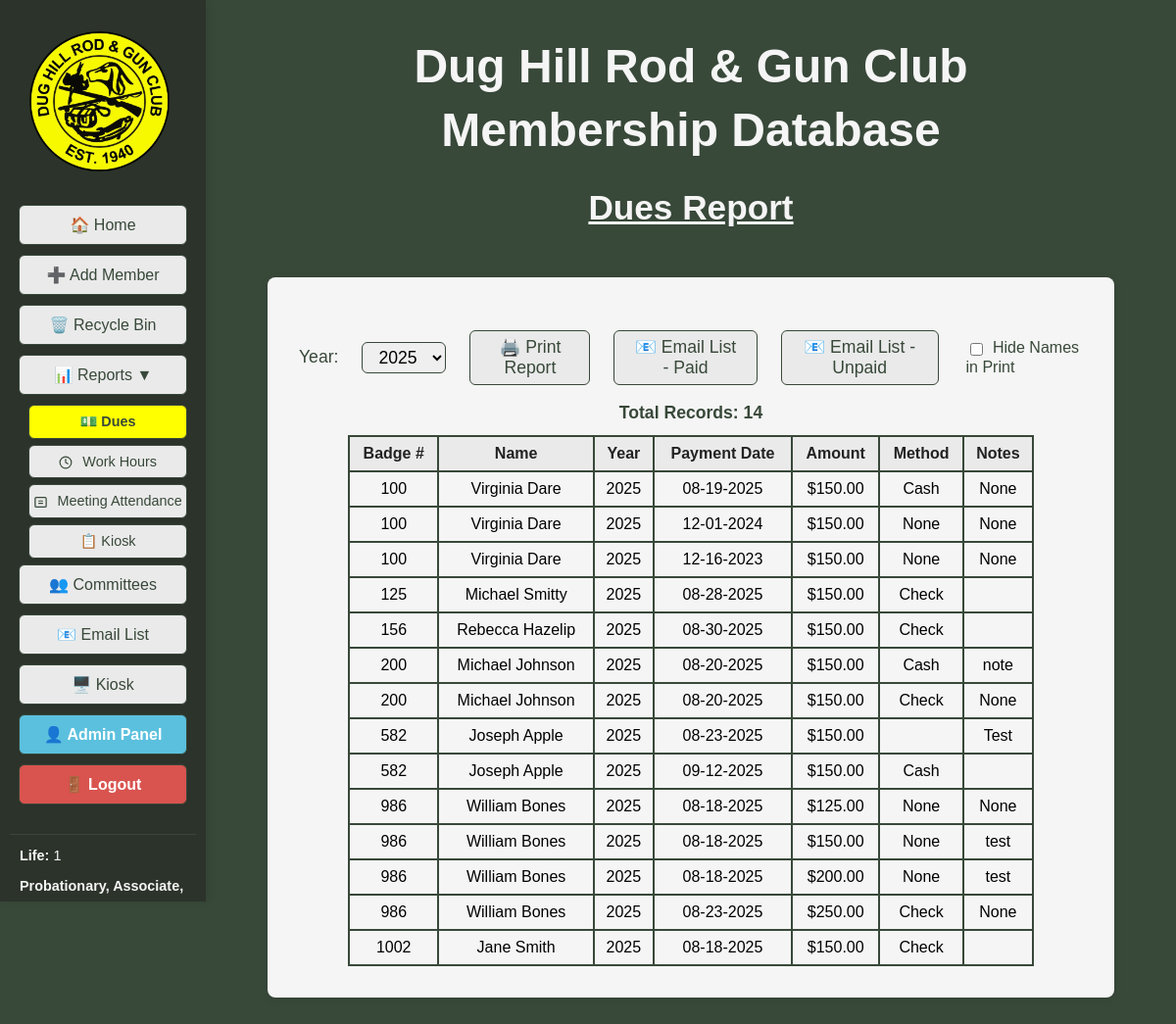
/dues_report (signed in), run on the app's committed database.
### tables this page shows
CREATE TABLE "dues" (
            id INTEGER PRIMARY KEY AUTOINCREMENT,
            member_id INTEGER,
            payment_date TEXT,
            year TEXT DEFAULT (strftime('%Y','now')),
            amount REAL,
            method TEXT,
            notes TEXT,
            FOREIGN KEY (member_id) REFERENCES members(id) ON DELETE CASCADE
        );

CREATE TABLE members (
                id INTEGER PRIMARY KEY AUTOINCREMENT,
                badge_number TEXT,
                membership_type TEXT,
                first_name TEXT,
                last_name TEXT,
                dob TEXT,
                email TEXT,
                phone TEXT,
                address TEXT,
                city TEXT,
                state TEXT,
                zip TEXT,
                join_date TEXT,
                email2 TEXT,
                sponsor TEXT,
                card_internal TEXT,
                card_external TEXT,
                deleted INTEGER DEFAULT 0
            , phone2 TEXT, waiver INTEGER DEFAULT 0, middle_name TEXT DEFAULT '', nickname TEXT DEFAULT '', suffix TEXT DEFAULT '', deleted_on TEXT);

### DH_DB_Webapp/app.py (the view)
@app.route('/dues_report')
@login_required
def dues_report():
	year = request.args.get('year')
	years = database.get_dues_years()
	if not year:
		now = datetime.datetime.now()
		current_year = str(now.year)
		if current_year in years:
			year = current_year
		elif years:
			year = years[0]
		else:
			year = None
	dues = database.get_all_dues_by_year(year)
	now = datetime.datetime.now()
	member_stats = get_member_stats()
	return render_template('dues_report.html', dues=dues, years=years, selected_year=year, now=now, active_page='dues_report', member_stats=member_stats)

### DH_DB_Webapp/templates/dues_report.html (shortened to what this page needs)
<!DOCTYPE html>
<html>
<head>
</head>
<body style="background-color:#384839; font-family:Arial, Helvetica, sans-serif;">
    <div style="display:flex; flex-direction:row;">
        <div style="position:fixed; top:0; left:0; height:100vh; width:210px; background-color:#2c332b; display:flex; flex-direction:column; align-items:center; padding-top:120px; z-index:100; box-shadow:2px 0 8px rgba(0,0,0,0.08); overflow-y:auto;">
            <img src="{{ url_for('static', filename='Main_Logo-removebg-preview.png') }}" alt="Main Logo" style="height:143px; margin-top:-88px; margin-left:-8px; margin-bottom:34px;">
            <a href="{{ url_for('index') }}" class="{{ 'active-menu' if active_page == 'home' else '' }}" style="width:170px; display:inline-block; padding:10px 0; margin-bottom:10px; border-radius:6px; border:1px solid #384839; background-color:#eaeaea; color:#384839; text-decoration:none; font-weight:{{ 'bold' if active_page == 'home' else 'normal' }}; font-size:1em; font-family:Arial, Helvetica, sans-serif; box-shadow:0 1px 2px rgba(0,0,0,0.04); text-align:center;">🏠 Home</a>
            <a href="javascript:void(0);" onclick="openModal('addMemberModal')" style="width:170px; display:inline-block; padding:10px 0; margin-bottom:10px; border-radius:6px; border:1px solid #384839; background-color:#eaeaea; color:#384839; text-decoration:none; font-weight:normal; font-size:1em; font-family:Arial, Helvetica, sans-serif; box-shadow:0 1px 2px rgba(0,0,0,0.04); text-align:center;">➕ Add Member</a>
            <a href="{{ url_for('recycle_bin') }}" class="{{ 'active-menu' if active_page == 'recycle_bin' else '' }}" style="width:170px; display:inline-block; padding:10px 0; margin-bottom:10px; border-radius:6px; border:1px solid #384839; background-color:#eaeaea; color:#384839; text-decoration:none; font-weight:{{ 'bold' if active_page == 'recycle_bin' else 'normal' }}; font-size:1em; font-family:Arial, Helvetica, sans-serif; box-shadow:0 1px 2px rgba(0,0,0,0.04); text-align:center;">🗑️ Recycle Bin</a>
            <div class="menu-toggle" onclick="toggleSubmenu()" style="width:170px; display:inline-block; padding:10px 0; margin-bottom:10px; border-radius:6px; border:1px solid #384839; background-color:#eaeaea; color:#384839; text-decoration:none; font-weight:normal; font-size:1em; font-family:Arial, Helvetica, sans-serif; box-shadow:0 1px 2px rgba(0,0,0,0.04); text-align:center;">
                📊 Reports <span id="submenu-arrow">▼</span>
            </div>
            <div id="reports-submenu" class="submenu {% if active_page in ['dues_report', 'work_hours_report', 'meeting_attendance_report', 'kiosk_report'] %}active{% endif %}">
                <a href="{{ url_for('dues_report') }}" class="{{ 'active-menu' if active_page == 'dues_report' else '' }}" style="width:170px; display:inline-block; padding:10px 0; margin-bottom:10px; border-radius:6px; border:1px solid #384839; background-color:#eaeaea; color:#384839; text-decoration:none; font-weight:{{ 'bold' if active_page == 'dues_report' else 'normal' }}; font-size:1em; font-family:Arial, Helvetica, sans-serif; box-shadow:0 1px 2px rgba(0,0,0,0.04); text-align:center;">💵 Dues</a>
                <a href="{{ url_for('work_hours_report') }}" class="{{ 'active-menu' if active_page == 'work_hours_report' else '' }}" style="width:170px; display:inline-block; padding:10px 0; margin-bottom:10px; border-radius:6px; border:1px solid #384839; background-color:#eaeaea; color:#384839; text-decoration:none; font-weight:{{ 'bold' if active_page == 'work_hours_report' else 'normal' }}; font-size:1em; font-family:Arial, Helvetica, sans-serif; box-shadow:0 1px 2px rgba(0,0,0,0.04); text-align:center;">
                    <img src="{{ url_for('static', filename='icon_work_hours.svg') }}" alt="Work Hours" style="height:1em; vertical-align:middle; margin-right:6px;"> Work Hours
                </a>
                <a href="{{ url_for('meeting_attendance_report') }}" class="{{ 'active-menu' if active_page == 'meeting_attendance_report' else '' }}" style="width:170px; display:inline-block; padding:10px 0; margin-bottom:10px; border-radius:6px; border:1px solid #384839; background-color:#eaeaea; color:#384839; text-decoration:none; font-weight:{{ 'bold' if active_page == 'meeting_attendance_report' else 'normal' }}; font-size:1em; font-family:Arial, Helvetica, sans-serif; box-shadow:0 1px 2px rgba(0,0,0,0.04); text-align:center;">
                    <img src="{{ url_for('static', filename='icon_attendance.svg') }}" alt="Attendance" style="height:1em; vertical-align:middle; margin-right:6px;"> Meeting Attendance
                </a>
                <a href="{{ url_for('kiosk_report') }}" class="{{ 'active-menu' if active_page == 'kiosk_report' else '' }}" style="width:170px; display:inline-block; padding:10px 0; margin-bottom:10px; border-radius:6px; border:1px solid #384839; background-color:#eaeaea; color:#384839; text-decoration:none; font-weight:{{ 'bold' if active_page == 'kiosk_report' else 'normal' }}; font-size:1em; font-family:Arial, Helvetica, sans-serif; box-shadow:0 1px 2px rgba(0,0,0,0.04); text-align:center;">📋 Kiosk</a>
            </div>
            <a href="{{ url_for('committees') }}" class="{{ 'active-menu' if active_page == 'committees' else '' }}" style="width:170px; display:inline-block; padding:10px 0; margin-bottom:10px; border-radius:6px; border:1px solid #384839; background-color:#eaeaea; color:#384839; text-decoration:none; font-weight:{{ 'bold' if active_page == 'committees' else 'normal' }}; font-size:1em; font-family:Arial, Helvetica, sans-serif; box-shadow:0 1px 2px rgba(0,0,0,0.04); text-align:center;">👥 Committees</a>
            <a href="javascript:void(0);" onclick="generateEmailList()" style="width:170px; display:inline-block; padding:10px 0; margin-bottom:10px; border-radius:6px; border:1px solid #384839; background-color:#eaeaea; color:#384839; text-decoration:none; font-weight:normal; font-size:1em; font-family:Arial, Helvetica, sans-serif; box-shadow:0 1px 2px rgba(0,0,0,0.04); text-align:center;">📧 Email List</a>
            <a href="{{ url_for('kiosk') }}" target="_blank" style="width:170px; display:inline-block; padding:10px 0; margin-bottom:10px; border-radius:6px; border:1px solid #384839; background-color:#eaeaea; color:#384839; text-decoration:none; font-weight:normal; font-size:1em; font-family:Arial, Helvetica, sans-serif; box-shadow:0 1px 2px rgba(0,0,0,0.04); text-align:center;">🖥️ Kiosk</a>
            {% if current_user.is_admin_or_bdfl() %}
            <a href="{{ url_for('admin_users') }}" class="{{ 'active-menu' if active_page == 'admin_users' else '' }}" style="width:170px; display:inline-block; padding:10px 0; margin-bottom:10px; border-radius:6px; border:1px solid #384839; background-color:{{ '#5bc0de' if active_page != 'admin_users' else 'rgb(255,255,0)' }}; color:{{ '#ffffff' if active_page != 'admin_users' else '#000000' }}; text-decoration:none; font-weight:bold; font-size:1em; font-family:Arial, Helvetica, sans-serif; box-shadow:0 1px 2px rgba(0,0,0,0.04); text-align:center;">👤 Admin Panel</a>
            {% endif %}
            <a href="{{ url_for('logout') }}" style="width:170px; display:inline-block; padding:10px 0; margin-bottom:10px; border-radius:6px; border:1px solid #384839; background-color:#d9534f; color:#ffffff; text-decoration:none; font-weight:bold; font-size:1em; font-family:Arial, Helvetica, sans-serif; box-shadow:0 1px 2px rgba(0,0,0,0.04); text-align:center;">🚪 Logout</a>
            <div style="width:170px; margin-top:20px; padding:10px; border-top:1px solid #384839;">
                <div style="color:#f5f5f5; font-size:0.9em; line-height:1.6; text-align:left;">
                    <div style="margin-bottom:8px;"><strong>Life:</strong> {{ member_stats.life_members }}</div>
                    <div style="margin-bottom:8px;"><strong>Probationary, Associate, & Active:</strong> {{ member_stats.voting_members }}</div>
                </div>
            </div>
        </div>
        <div style="flex:1; margin-left:210px; display:flex; flex-direction:column; align-items:center;">
            <div style="display:flex; flex-direction:row; justify-content:center; margin-bottom:20px; width:100%;">
                <div style="text-align:center; width:100%;">
                    <h1 style="margin-bottom:0.2em; color:#f5f5f5; font-size:3em;">Dug Hill Rod & Gun Club</h1>
                    <h1 style="margin-top:0.2em; color:#f5f5f5; font-size:3em;">Membership Database</h1>
                    <h2 style="font-size:2.2em; margin-bottom:0.2em; margin-top:0; text-align:center; color:#f5f5f5; font-family:Arial, Helvetica, sans-serif; font-weight:bold; text-decoration:underline;">Dues Report</h2>
                </div>
            </div>
            <div style="background-color:#f5f5f5; border-radius:8px; padding:32px; min-width:400px; min-height:200px; box-shadow:0 2px 8px rgba(0,0,0,0.08); margin-bottom:40px; margin-top:24px; width:100%; max-width:800px;">
                <div style="display:flex; align-items:center; gap:16px; justify-content:center; margin-bottom:18px;">
                    <form method="get" action="{{ url_for('dues_report') }}" style="display:inline-flex; align-items:center; gap:16px; margin:0;">
                        <label for="year" style="font-size:1.1em; color:#384839; margin-right:8px;">Year:</label>
                        <select name="year" id="year" onchange="this.form.submit()" style="font-size:1.1em; padding:4px 12px; border-radius:6px; border:1px solid #384839;">
                            {% for y in years %}
                            {% if y != 'All' and y != 'all' %}
                            <option value="{{ y }}" {% if selected_year == y %}selected{% endif %}>{{ y }}</option>
                            {% endif %}
                            {% endfor %}
                        </select>
                    </form>
                    <button type="button" class="print-btn" onclick="addGeneratedLineAndPrint()" style="padding:6px 18px; font-size:1.1em; border-radius:6px; border:1px solid #384839; background-color:#eaeaea; color:#384839; cursor:pointer; margin-left:8px;">🖨️ Print Report</button>
                    <button type="button" class="print-btn" onclick="window.location.href='{{ url_for('dues_email_list', year=selected_year) }}'" style="padding:6px 18px; font-size:1.1em; border-radius:6px; border:1px solid #384839; background-color:#eaeaea; color:#384839; cursor:pointer; margin-left:8px;">📧 Email List - Paid</button>
                    <button type="button" class="print-btn" onclick="window.location.href='{{ url_for('dues_unpaid_email_list', year=selected_year) }}'" style="padding:6px 18px; font-size:1.1em; border-radius:6px; border:1px solid #384839; background-color:#eaeaea; color:#384839; cursor:pointer; margin-left:8px;">📧 Email List - Unpaid</button>
                    <label class="hide-names-label" style="font-size:1em; color:#384839; margin-left:12px;">
                        <input type="checkbox" id="hideNamesPrint" style="margin-right:6px; vertical-align:middle;" onclick="toggleHideNames()"> Hide Names in Print
                    </label>
                </div>
                <div style="text-align:center; margin-bottom:12px; font-size:1.1em; color:#384839; font-weight:bold;">
                    Total Records: {{ dues|length }}
                </div>
                <table id="duesTable" style="width:100%; max-width:700px; margin:auto; border-collapse:collapse;">
                    <thead>
                    <tr style="background:#eaeaea; color:#222;">
                        <th id="th0" style="padding:8px; border:2px solid #384839; cursor:pointer; text-align:center;" onclick="sortTable(0)">Badge # </th>
                        <th id="th1" class="name-col" style="padding:8px; border:2px solid #384839; cursor:pointer;" onclick="sortTable(1)">Name </th>
                        <th id="th2" style="padding:8px; border:2px solid #384839; cursor:pointer; text-align:center;" onclick="sortTable(2)">Year </th>
                        <th id="th3" style="padding:8px; border:2px solid #384839; cursor:pointer;" onclick="sortTable(3)">Payment Date </th>
                        <th id="th4" style="padding:8px; border:2px solid #384839; cursor:pointer;" onclick="sortTable(4)">Amount </th>
                        <th id="th5" style="padding:8px; border:2px solid #384839; cursor:pointer;" onclick="sortTable(5)">Method </th>
                        <th id="th6" style="padding:8px; border:2px solid #384839; cursor:pointer;" onclick="sortTable(6)">Notes </th>
                    </tr>
                    </thead>
                    <tbody>
                    {% for due in dues %}
                    <tr style="cursor:pointer;" onclick="goToMemberDetails({{ due['member_id'] }})">
                        <td style="padding:8px; border:2px solid #384839; text-align:center;">{{ due['badge_number'] }}</td>
                        <td class="name-col" style="padding:8px; border:2px solid #384839;">{{ due['first_name'] }} {{ due['last_name'] }}</td>
                        <td style="padding:8px; border:2px solid #384839; text-align:center;">{{ due['year'] }}</td>
                        <td style="padding:8px; border:2px solid #384839;">{{ due['payment_date']|format_mmddyyyy }}</td>
                        <td style="padding:8px; border:2px solid #384839;">${{ '%.2f'|format(due['amount']) }}</td>
                        <td style="padding:8px; border:2px solid #384839;">{{ due['method'] }}</td>
                        <td style="padding:8px; border:2px solid #384839;">{{ due['notes'] }}</td>
                    </tr>
                    {% endfor %}
                    </tbody>
                </table>
            </div>
        </div>
        </div>
</body>
</html>

### data on the page
dues: badge_number "100", first_name "Virginia", last_name "Dare", year "2025", payment_date "08-19-2025", amount "150.00", method "Cash", notes "None"
dues: badge_number "100", first_name "Virginia", last_name "Dare", year "2025", payment_date "12-01-2024", amount "150.00", method "None", notes "None"
dues: badge_number "100", first_name "Virginia", last_name "Dare", year "2025", payment_date "12-16-2023", amount "150.00", method "None", notes "None"
dues: badge_number "125", first_name "Michael", last_name "Smitty", year "2025", payment_date "08-28-2025", amount "150.00", method "Check"
dues: badge_number "156", first_name "Rebecca", last_name "Hazelip", year "2025", payment_date "08-30-2025", amount "150.00", method "Check"
dues: badge_number "200", first_name "Michael", last_name "Johnson", year "2025", payment_date "08-20-2025", amount "150.00", method "Cash", notes "note"
dues: badge_number "200", first_name "Michael", last_name "Johnson", year "2025", payment_date "08-20-2025", amount "150.00", method "Check", notes "None"
dues: badge_number "582", first_name "Joseph", last_name "Apple", year "2025", payment_date "08-23-2025", amount "150.00", notes "Test"
dues: badge_number "582", first_name "Joseph", last_name "Apple", year "2025", payment_date "09-12-2025", amount "150.00", method "Cash"
dues: badge_number "986", first_name "William", last_name "Bones", year "2025", payment_date "08-18-2025", amount "125.00", method "None", notes "None"
dues: badge_number "986", first_name "William", last_name "Bones", year "2025", payment_date "08-18-2025", amount "150.00", method "None", notes "test"
dues: badge_number "986", first_name "William", last_name "Bones", year "2025", payment_date "08-18-2025", amount "200.00", method "None", notes "test"
dues: badge_number "986", first_name "William", last_name "Bones", year "2025", payment_date "08-23-2025", amount "250.00", method "Check", notes "None"
dues: badge_number "1002", first_name "Jane", last_name "Smith", year "2025", payment_date "08-18-2025", amount "150.00", method "Check"

### other printed values
{{ member_stats.life_members }} "1"
{{ dues|length }} "14"
form field year "2025"
